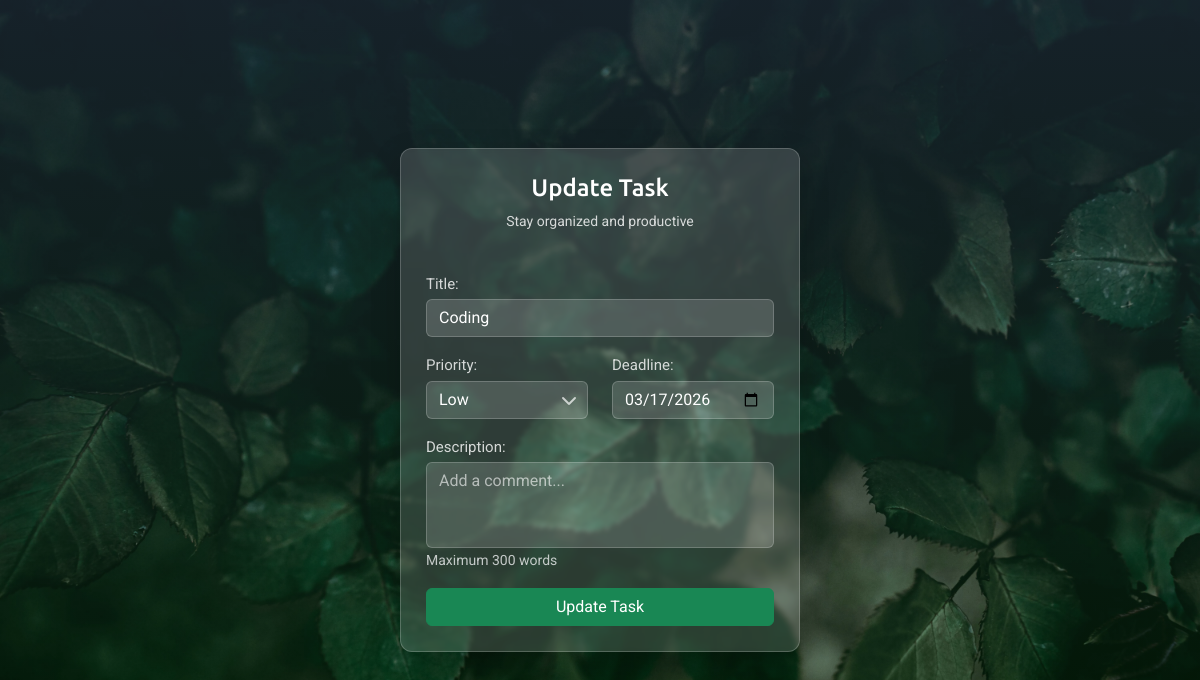
/update_task/5/, run on the app's committed database.
### base/models.py (models this page shows, shortened)
class Todo(models.Model):
    PRIORITY_CHOICES = (
        ("low", "Low"),
        ("medium", 'Medium'),
        ("high", "High"),
    )
    title = models.CharField(max_length=100)
    description = models.TextField(max_length=200, blank=True)
    priority = models.CharField(max_length=10, default="medium", choices=PRIORITY_CHOICES)
    deadline = models.DateField(default=default_deadline)
    is_completed = models.BooleanField(default=False)
    created_at = models.DateTimeField(auto_now_add=True)
    updated_at = models.DateTimeField(auto_now=True)

### base/views.py (the view)
# urls.py: path("update_task/<int:pk>/", views.update_task, name="update_task"),
def update_task(request, pk) :
    todo = get_object_or_404(Todo, id=pk)
    form = TaskFrom(instance=todo)
    if request.method == "POST":
        form = TaskFrom(request.POST, instance=todo)
        if form.is_valid():
            form.save()
            return redirect("homepage")
    context = {
        "form" : form
    }
    return render(request, 'base/task_form.html', context)

### base/forms.py (shortened to what this page needs)
class TaskFrom(ModelForm):
    class Meta:
        model = Todo
        fields = ["title", "priority", "deadline", "description"]
        widgets = {
            "title" : forms.TextInput(attrs={
                "class" : "form-control custom-input",
                "placeholder" : "Enter a task title"
            }),
            "priority" : forms.Select(attrs={
                "class" : "form-control custom-input"
            }),
            "deadline" : forms.DateInput(attrs={
                "class" : "form-control custom-input",
                "type" : "date"
            }),
            "description" : forms.Textarea(attrs={
                "class" : "form-control custom-input textarea-scroll",
                "rows" : 3,
                "placeholder" : "Add a comment..."
            }) ,
        }

### base/templates/base/task_form.html (shortened to what this page needs)
{% extends 'base/main.html' %}
{% block content %}
<div class="card todo-card">
    <div class="todo-header text-center mb-4">
        {% if page == "create-task" %}
            <h4 class="heading-font">Add Task</h4>
        {% else %}
            <h4 class="heading-font">Update Task</h4>
        {% endif %}
        <p class="subtitle">Stay organized and productive</p>
    </div>
    <div class="task-body">
        <form action="" method="POST">
            <div class="mb-3">
                {{form.title.label_tag}}
                {{form.title}}
            </div>
            <div class="row">
                <div class="col-md-6 mb-3">
                    {{ form.priority.label_tag }}
                    <div class="select-wrapper">
                        {{ form.priority }}
                    </div>
                </div>
                <div class="col-md-6 mb-3">
                    {{form.deadline.label_tag}}
                    {{form.deadline}}
                </div>
            </div>
            <div class="mb-3">
                {{form.description.label_tag}}
                {{form.description}}
                <small class="form-text text-light opacity-75">
                    Maximum 300 words
                </small>
            </div>
            <button type="submit" class="btn btn-success w-100">
                {% if page == "create-task" %}
                    Add Task
                {% else %}
                    Update Task
                {% endif %}
            </button>
        </form>
    </div>
</div>
{% endblock %}

### static/css/main.css (style rules this page uses)
:root { --primary-color: #0dcca6; --secondary-color: #ffffff; --border-radius: 5px; --transition: 0.5s all; }
body { font-family: "Roboto", sans-serif; color: var(--secondary-color); min-height: 100vh; background: linear-gradient(to top, rgba(0, 61, 0, 0.3), rgba(44,62,80,0.5)), url("../images/background.webp") no-repeat center center; background-size: cover; }
.heading-font { font-family: "Ubuntu", sans-serif; }
.card { background: rgba(255, 255, 255, 0.15); backdrop-filter: blur(2px); color: var(--secondary-color); border-radius: 12px; padding: 25px; border: 1px solid rgba(255, 255, 255, 0.2); box-shadow: 0 10px 30px rgba(0, 0, 0, 0.2); width: 100%; max-width: 450px; min-height: 80vh; max-height: 90vh; overflow-y: auto; }
.subtitle { font-size: 14px; opacity: 0.8; }
.custom-input { background: rgba(255, 255, 255, 0.15); border: 1px solid rgba(255, 255, 255, 0.2); color: var(--secondary-color); transition: var(--transition); }
.custom-input::placeholder { color: rgba(255, 255, 255, 0.6); }
select.custom-input { cursor: pointer; appearance: none; padding-right: 35px; }
select.custom-input option { background: #1f3d36; color: var(--secondary-color); }
.select-wrapper { position: relative; }
.select-wrapper::after { content: "\f078"; font-family: "Font Awesome 7 Free"; font-weight: 900; position: absolute; right: 12px; top: 50%; transform: translateY(-50%); pointer-events: none; color: rgba(255, 255, 255, 0.7); }
.textarea-scroll { resize: none; max-height: 90px; overflow-y: auto; }
label { font-size: 15px; opacity: 0.8; margin-bottom: 4px; }

### base/templates/base/task_form.html (style rules this page uses)
.card { min-height: 500px; width: 100%; max-width: 400px; }

### data on the page
Todo: title "Coding", priority "Low", deadline "03/17/2026"
